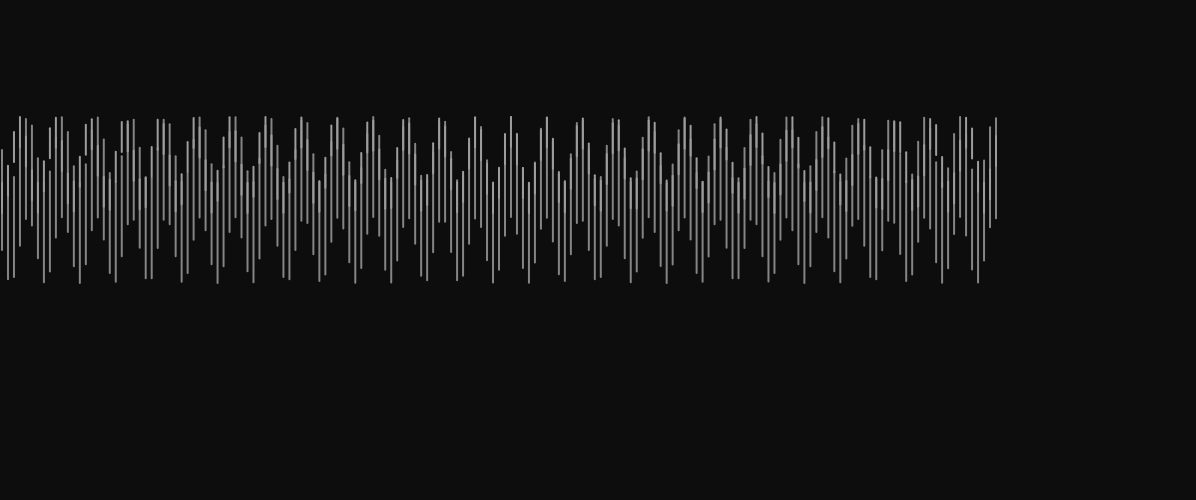
Frame 1 (no input)
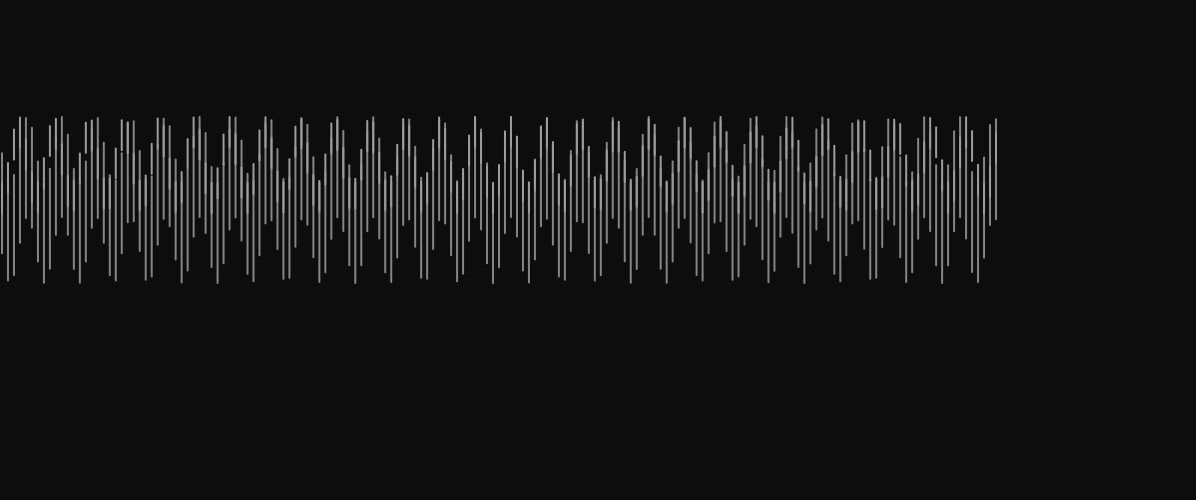
Frame 60 (no input)
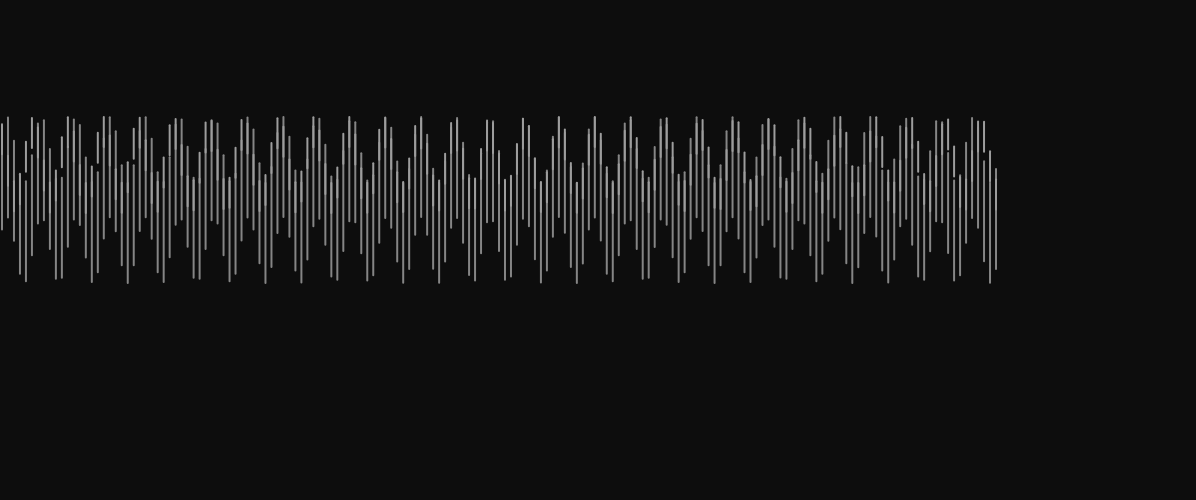
Frame 120 (the mouse pressed at the canvas centre since frame 60)

The p5.js sketch that drew these frames (run headless with seeded random() and noise() and a simulated clock; from frame 60 on, the mouse is pressed at the canvas centre):

// p5.js sketch
// ── sketch.js
let theta = 0.0;
let offset = 200;
let speed = 0;
let freq = 0;
let h, hScaleSlider;

let isGlitch = false;

let btn0, btn1, btn2, btn3;
let btn_glitch;

function setup() {
	createCanvas(window.innerWidth - 4, window.innerHeight * 0.5);
	smooth();
	h = height * 0.5;
	btn0 = createButton('0');
	btn1 = createButton('1');
	btn2 = createButton('2');
	btn3 = createButton('3');

	btn_glitch = createButton('glitch is OFF');

	hScaleSlider = createSlider(13, 66, 33);
	hScaleSlider.position(0, height * 1.15);
}

function draw() {
	background(13);
	strokeWeight(2);
	if (isGlitch) {
		btn_glitch.html('glitch is ON');
		blendMode(DIFFERENCE);
	} else {
		btn_glitch.html('glitch is OFF');
		blendMode(BLEND);
	}
	btn0.mouseClicked(update0);
	btn1.mouseClicked(update1);
	btn2.mouseClicked(update2);
	btn3.mouseClicked(update3);

	btn_glitch.mouseClicked(glitchMode);

	let hScale = hScaleSlider.value();

	push();
	translate(0, -50);
	for (let i = 0; i < 1000; i += 6) {
		let x = map(i, 0, 1000, 0, 1);
		let y = offset + sin(theta + 15 * x) * hScale;
		let y2 = offset + cos(theta + 12 * x) * hScale;
		let z = map(i, 0, h, 2, 1000);

		stroke(133);
		line(z, y + 100, z, y);
		stroke(157);
		line(z, y2, z, y2 + 30);

		switch (freq) {
			case 0:
				h = 1000;
				speed = sin(33);
				theta += speed;
				break;
			case 1:
				h = 1000;
				speed = sin(3333);
				theta += speed;
				break;
			case 2:
				h = height * 0.5;
				speed = sin(111);
				theta += speed;
				break;
			case 3:
				h = height * 0.6;
				speed = sin(666);
				theta += speed;
				break;
		}
	}

	pop();
}

function update0() {
	freq = 0;
}

function update1() {
	freq = 1;
}

function update2() {
	freq = 2;
}

function update3() {
	freq = 3;
}

function glitchMode() {
	isGlitch = !isGlitch;
}

function windowResized() {
	resizeCanvas(window.innerWidth - 4, window.innerHeight * 0.5);
}
